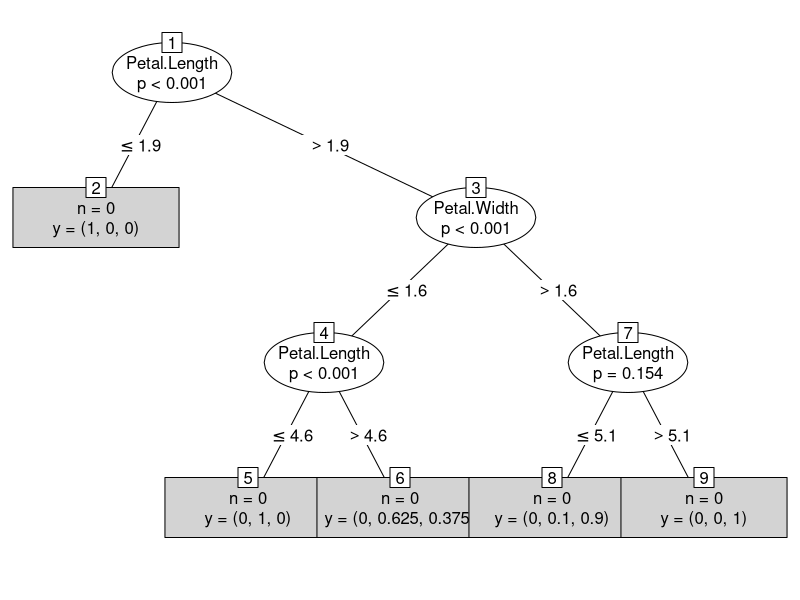

Reproduce this figure in R.
## ---- chunk 1
knitr::opts_chunk$set(echo = TRUE)
## ---- chunk 2
library(randomForest)
## ---- chunk 3
# Create the Random Forest model.
# The randomForest function accepts a "formula" structure as its main parameter. In this case, "Species" will be the variable
# to be predicted, while the others will be the predictors.
myLittleForest <- randomForest(Species ~ Sepal.Length + Sepal.Width + Petal.Length + Petal.Width, data = iris)

# Print the summary of our model.
print(myLittleForest)
## ---- chunk 4
print(importance(myLittleForest, type=2))
## ---- chunk 5
library(party)

cf <- cforest(Species~., data=iris)
## ---- chunk 6
pt <- prettytree(cf@ensemble[[1]], names(cf@data@get("input"))) 
nt <- new("BinaryTree") 
nt@tree <- pt 
nt@data <- cf@data 
nt@responses <- cf@responses 

plot(nt, type="simple")
